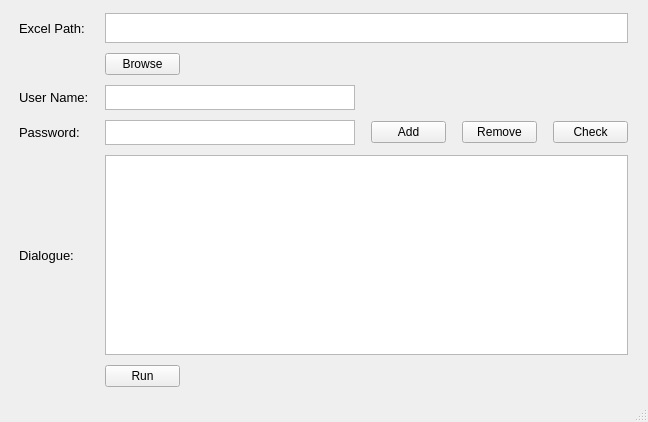
<?xml version="1.0" encoding="UTF-8"?>
<ui version="4.0">
 <class>MainWindow</class>
 <widget class="QMainWindow" name="MainWindow">
  <property name="geometry">
   <rect>
    <x>0</x>
    <y>0</y>
    <width>648</width>
    <height>422</height>
   </rect>
  </property>
  <property name="windowTitle">
   <string>MainWindow</string>
  </property>
  <widget class="QWidget" name="centralwidget">
   <layout class="QGridLayout" name="gridLayout">
    <item row="0" column="0">
     <widget class="QLabel" name="Path_label">
      <property name="maximumSize">
       <size>
        <width>70</width>
        <height>60</height>
       </size>
      </property>
      <property name="font">
       <font>
        <pointsize>10</pointsize>
       </font>
      </property>
      <property name="text">
       <string>Excel Path:</string>
      </property>
     </widget>
    </item>
    <item row="0" column="1" colspan="4">
     <widget class="QTextBrowser" name="Path_textBrowser">
      <property name="maximumSize">
       <size>
        <width>900</width>
        <height>30</height>
       </size>
      </property>
      <property name="font">
       <font>
        <pointsize>10</pointsize>
       </font>
      </property>
     </widget>
    </item>
    <item row="1" column="1">
     <widget class="QPushButton" name="Browse_pushButton">
      <property name="maximumSize">
       <size>
        <width>75</width>
        <height>16777215</height>
       </size>
      </property>
      <property name="text">
       <string>Browse</string>
      </property>
     </widget>
    </item>
    <item row="2" column="0">
     <widget class="QLabel" name="UserName_label">
      <property name="maximumSize">
       <size>
        <width>70</width>
        <height>60</height>
       </size>
      </property>
      <property name="font">
       <font>
        <pointsize>10</pointsize>
       </font>
      </property>
      <property name="text">
       <string>User Name:</string>
      </property>
     </widget>
    </item>
    <item row="2" column="1">
     <widget class="QTextEdit" name="UserName_textEdit">
      <property name="maximumSize">
       <size>
        <width>250</width>
        <height>25</height>
       </size>
      </property>
     </widget>
    </item>
    <item row="3" column="0">
     <widget class="QLabel" name="Password_label">
      <property name="maximumSize">
       <size>
        <width>70</width>
        <height>60</height>
       </size>
      </property>
      <property name="font">
       <font>
        <pointsize>10</pointsize>
       </font>
      </property>
      <property name="text">
       <string>Password:</string>
      </property>
     </widget>
    </item>
    <item row="3" column="1">
     <widget class="QTextEdit" name="Password_textEdit">
      <property name="maximumSize">
       <size>
        <width>250</width>
        <height>25</height>
       </size>
      </property>
     </widget>
    </item>
    <item row="3" column="2">
     <widget class="QPushButton" name="Add_pushButton">
      <property name="maximumSize">
       <size>
        <width>75</width>
        <height>16777215</height>
       </size>
      </property>
      <property name="text">
       <string>Add</string>
      </property>
     </widget>
    </item>
    <item row="3" column="3">
     <widget class="QPushButton" name="Remove_pushButton">
      <property name="maximumSize">
       <size>
        <width>75</width>
        <height>16777215</height>
       </size>
      </property>
      <property name="text">
       <string>Remove</string>
      </property>
     </widget>
    </item>
    <item row="3" column="4">
     <widget class="QPushButton" name="Check_pushButton">
      <property name="maximumSize">
       <size>
        <width>75</width>
        <height>16777215</height>
       </size>
      </property>
      <property name="text">
       <string>Check</string>
      </property>
     </widget>
    </item>
    <item row="4" column="0">
     <widget class="QLabel" name="Dialogue_label">
      <property name="maximumSize">
       <size>
        <width>70</width>
        <height>60</height>
       </size>
      </property>
      <property name="font">
       <font>
        <pointsize>10</pointsize>
       </font>
      </property>
      <property name="text">
       <string>Dialogue:</string>
      </property>
     </widget>
    </item>
    <item row="4" column="1" colspan="4">
     <widget class="QTextBrowser" name="Dialogue_textBrowser">
      <property name="maximumSize">
       <size>
        <width>900</width>
        <height>200</height>
       </size>
      </property>
      <property name="font">
       <font>
        <pointsize>10</pointsize>
       </font>
      </property>
      <property name="layoutDirection">
       <enum>Qt::LeftToRight</enum>
      </property>
     </widget>
    </item>
    <item row="5" column="1">
     <widget class="QPushButton" name="Run_pushButton">
      <property name="maximumSize">
       <size>
        <width>75</width>
        <height>16777215</height>
       </size>
      </property>
      <property name="text">
       <string>Run</string>
      </property>
     </widget>
    </item>
   </layout>
  </widget>
  <widget class="QMenuBar" name="menubar">
   <property name="geometry">
    <rect>
     <x>0</x>
     <y>0</y>
     <width>648</width>
     <height>21</height>
    </rect>
   </property>
  </widget>
  <widget class="QStatusBar" name="statusbar"/>
 </widget>
 <resources/>
 <connections/>
</ui>
